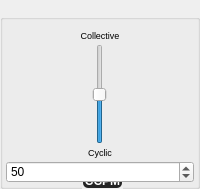
            <widget class="QGroupBox" name="ccpmPitchMixingBox">
             <property name="enabled">
              <bool>true</bool>
             </property>
             <property name="sizePolicy">
              <sizepolicy hsizetype="Fixed" vsizetype="MinimumExpanding">
               <horstretch>0</horstretch>
               <verstretch>0</verstretch>
              </sizepolicy>
             </property>
             <property name="minimumSize">
              <size>
               <width>70</width>
               <height>100</height>
              </size>
             </property>
             <property name="maximumSize">
              <size>
               <width>16777215</width>
               <height>16777215</height>
              </size>
             </property>
             <property name="font">
              <font>
               <pointsize>9</pointsize>
               <weight>75</weight>
               <bold>true</bold>
              </font>
             </property>
             <property name="styleSheet">
              <string notr="true">QGroupBox::title {
   background-color: qlineargradient(spread:reflect, x1:0.507, y1:0, x2:0.507, y2:0.772, stop:0.208955 rgba(74, 74, 74, 255), stop:0.78607 rgba(36, 36, 36, 255));
color: rgb(255, 255, 255);
border-radius: 5;
margin:1px;
 }</string>
             </property>
             <property name="title">
              <string>CCPM</string>
             </property>
             <property name="alignment">
              <set>Qt::AlignBottom|Qt::AlignHCenter</set>
             </property>
             <layout class="QVBoxLayout" name="verticalLayout_4">
              <property name="spacing">
               <number>3</number>
              </property>
              <property name="leftMargin">
               <number>3</number>
              </property>
              <property name="topMargin">
               <number>10</number>
              </property>
              <property name="rightMargin">
               <number>3</number>
              </property>
              <property name="bottomMargin">
               <number>3</number>
              </property>
              <item>
               <widget class="QLabel" name="label_15">
                <property name="enabled">
                 <bool>true</bool>
                </property>
                <property name="font">
                 <font>
                  <pointsize>7</pointsize>
                 </font>
                </property>
                <property name="text">
                 <string>Collective</string>
                </property>
                <property name="scaledContents">
                 <bool>true</bool>
                </property>
                <property name="alignment">
                 <set>Qt::AlignCenter</set>
                </property>
               </widget>
              </item>
              <item>
               <layout class="QHBoxLayout" name="horizontalLayout">
                <item>
                 <widget class="QSlider" name="ccpmCollectiveSlider">
                  <property name="enabled">
                   <bool>true</bool>
                  </property>
                  <property name="sizePolicy">
                   <sizepolicy hsizetype="Preferred" vsizetype="Expanding">
                    <horstretch>0</horstretch>
                    <verstretch>0</verstretch>
                   </sizepolicy>
                  </property>
                  <property name="minimumSize">
                   <size>
                    <width>0</width>
                    <height>100</height>
                   </size>
                  </property>
                  <property name="maximum">
                   <number>100</number>
                  </property>
                  <property name="singleStep">
                   <number>5</number>
                  </property>
                  <property name="value">
                   <number>50</number>
                  </property>
                  <property name="orientation">
                   <enum>Qt::Vertical</enum>
                  </property>
                 </widget>
                </item>
               </layout>
              </item>
              <item>
               <widget class="QLabel" name="label_16">
                <property name="enabled">
                 <bool>true</bool>
                </property>
                <property name="font">
                 <font>
                  <pointsize>7</pointsize>
                 </font>
                </property>
                <property name="text">
                 <string>Cyclic</string>
                </property>
                <property name="alignment">
                 <set>Qt::AlignCenter</set>
                </property>
               </widget>
              </item>
              <item>
               <widget class="QSpinBox" name="ccpmCollectivespinBox">
                <property name="maximum">
                 <number>100</number>
                </property>
                <property name="singleStep">
                 <number>5</number>
                </property>
                <property name="value">
                 <number>50</number>
                </property>
               </widget>
              </item>
             </layout>
            </widget>
